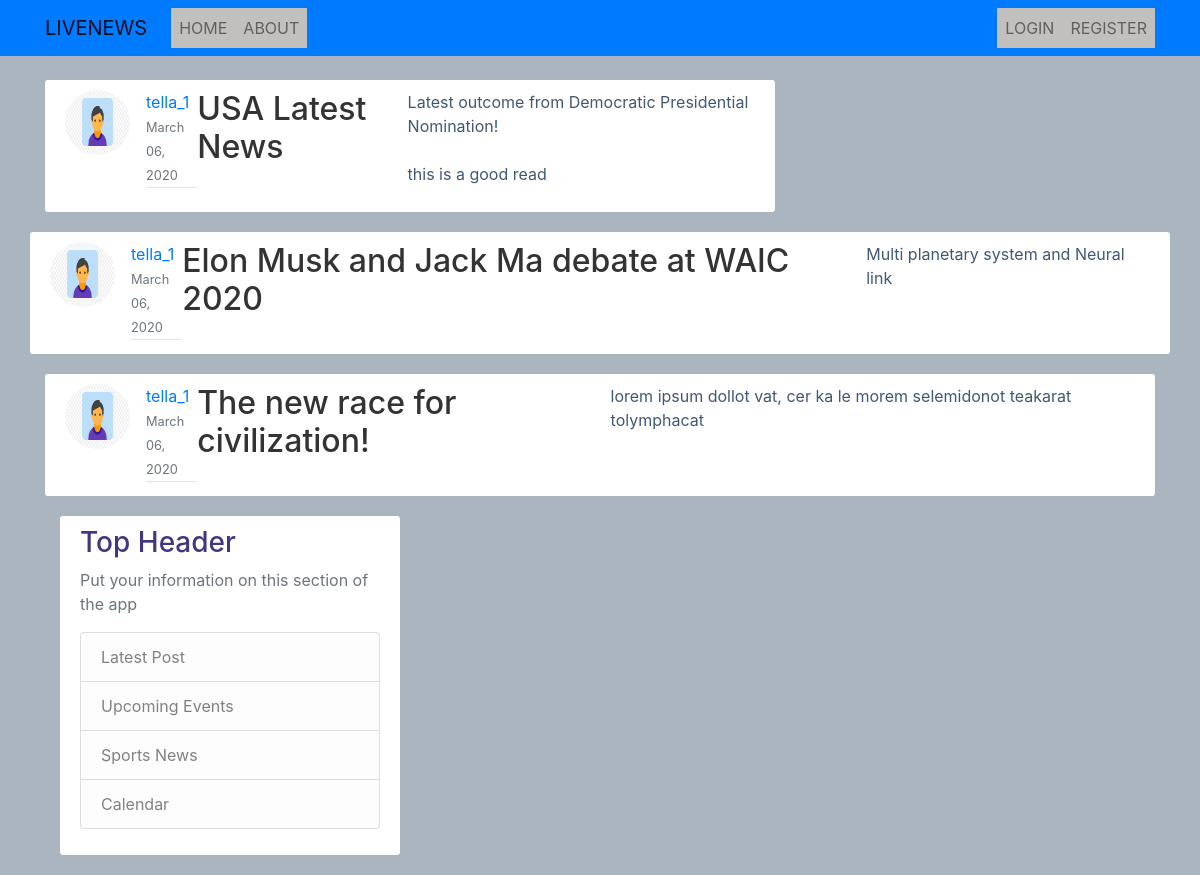
/user/tella_1, run on the app's committed database.
### livenews/models.py (models this page shows, shortened)
class Post(models.Model):
    title = models.CharField(max_length=100)
    content = models.TextField()
    date_posted = models.DateTimeField(default=timezone.now)
    author = models.ForeignKey(User, on_delete=models.CASCADE)

### registration/models.py (models this page shows, shortened)
class Profile(models.Model):
    user = models.OneToOneField(User, on_delete=models.CASCADE)
    image = models.ImageField(default='default.jpg', upload_to='profile_pics')

### livenews/views.py (the view)
# urls.py: path('user/<str:username>', PostNewsListView.as_view(), name='user-news'),
class PostNewsListView(ListView):
    model = Post
    template_name = 'livenews/user_news.html' #<app name>--<model name>---<viewtype>.html
    context_object_name = 'posts'
    paginate_by = 5
    def get_queryset(self):
        user = get_object_or_404(User, username=self.kwargs.get('username'))
        return Post.objects.filter(author=user).order_by('-date_posted')

### livenews/templates/livenews/user_news.html (shortened to what this page needs)
{% extends "livenews/base.html" %}
    {% block content %}
        {% for post in posts %}
            <article class="media content-section">
                <img class="rounded-circle article-img" src="{{post.author.profile.image}}">
                <div class="media-body">
                    <div class="article-metadata">
                        <a class="mr-2" href="{% url 'user-news' post.author.username%}">{{post.author}}</a>
                        <small class="text-muted">{{post.date_posted | date:"F d, Y"}}</small>
                    </div>
                </div>
                    <h2><a class="article-title" href="{% url 'post-detail' post.id%}">{{post.title}}</a></h2>
                    <p class="article-content">{{post.content }}</p>
                </div>
            </article>
        {% endfor%}
    {% endblock %}

### livenews/static/livenews/index.css (style rules this page uses)
body { background-color: #abb5c0; color: #405874; margin-top: 5rem; }
h1, h2, h3, h4, h5 { color: #dfdff3; }
.content-section { background: #ffffff; padding: 10px 20px; border: ipx solid #333333; border-radius: 3px; margin-bottom: 20px; }
.article-title { color: #333333; }
.article-content { white-space: pre-line; }
.article-img { height: 65px; width: 65px; margin-right: 16px; }
.article-metadata { padding-bottom: 1px; margin-bottom: 4px; border-bottom: 1px solid #e3e3e3 }

### data on the page
Post: author.profile.image (placeholder picture), author "tella_1", date_posted "March 06, 2020", title "USA Latest News", content "Latest outcome from Democratic Presidential Nomination! this is a good read"
Post: author.profile.image (placeholder picture), author "tella_1", date_posted "March 06, 2020", title "Elon Musk and Jack Ma debate at WAIC 2020", content "Multi planetary system and Neural link"
Post: author.profile.image (placeholder picture), author "tella_1", date_posted "March 06, 2020", title "The new race for civilization!", content "lorem ipsum dollot vat, cer ka le morem selemidonot teakarat tolymphacat"
